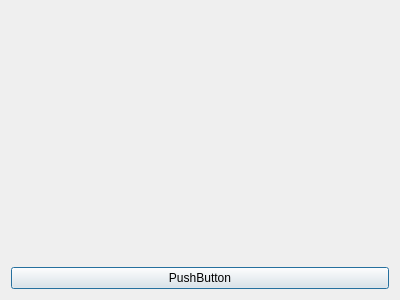
<?xml version="1.0" encoding="UTF-8"?>
<ui version="4.0">
 <class>LogView</class>
 <widget class="QDialog" name="LogView">
  <property name="geometry">
   <rect>
    <x>0</x>
    <y>0</y>
    <width>400</width>
    <height>300</height>
   </rect>
  </property>
  <property name="windowTitle">
   <string>Dialog</string>
  </property>
  <layout class="QVBoxLayout" name="verticalLayout">
   <item>
    <widget class="GraphViewWidget" name="widget" native="true"/>
   </item>
   <item>
    <widget class="QPushButton" name="pushButton">
     <property name="text">
      <string>PushButton</string>
     </property>
    </widget>
   </item>
  </layout>
 </widget>
 <customwidgets>
  <customwidget>
   <class>GraphViewWidget</class>
   <extends>QWidget</extends>
   <header>GraphViewWidget.hpp</header>
   <container>1</container>
  </customwidget>
 </customwidgets>
 <resources/>
 <connections/>
</ui>
